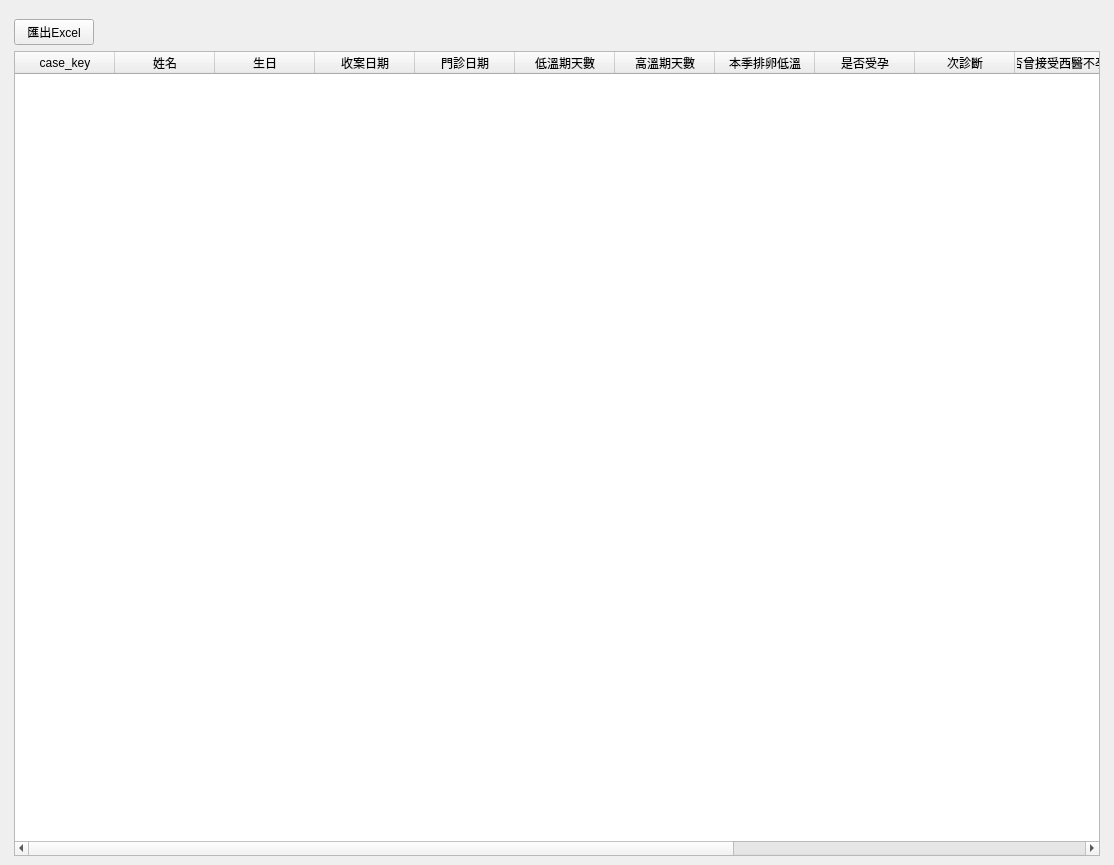
<?xml version="1.0" encoding="UTF-8"?>
<ui version="4.0">
 <class>WindowStatisticsInsPregnantFemale</class>
 <widget class="QMainWindow" name="WindowStatisticsInsPregnantFemale">
  <property name="geometry">
   <rect>
    <x>0</x>
    <y>0</y>
    <width>1114</width>
    <height>865</height>
   </rect>
  </property>
  <property name="windowTitle">
   <string>孕產照護 - 女性</string>
  </property>
  <widget class="QWidget" name="centralwidget">
   <layout class="QHBoxLayout" name="horizontalLayout">
    <item>
     <layout class="QVBoxLayout" name="verticalLayout">
      <property name="leftMargin">
       <number>5</number>
      </property>
      <property name="topMargin">
       <number>10</number>
      </property>
      <property name="rightMargin">
       <number>5</number>
      </property>
      <item>
       <layout class="QHBoxLayout" name="horizontalLayout_3">
        <item>
         <widget class="QPushButton" name="pushButton_export_excel">
          <property name="text">
           <string>匯出Excel</string>
          </property>
          <property name="icon">
           <iconset>
            <normaloff>../icons/document-export.svg</normaloff>../icons/document-export.svg</iconset>
          </property>
         </widget>
        </item>
        <item>
         <spacer name="horizontalSpacer">
          <property name="orientation">
           <enum>Qt::Horizontal</enum>
          </property>
          <property name="sizeHint" stdset="0">
           <size>
            <width>40</width>
            <height>20</height>
           </size>
          </property>
         </spacer>
        </item>
       </layout>
      </item>
      <item>
       <layout class="QVBoxLayout" name="verticalLayout_5">
        <item>
         <layout class="QHBoxLayout" name="horizontalLayout_2">
          <item>
           <widget class="QTableWidget" name="tableWidget_medical_record">
            <property name="editTriggers">
             <set>QAbstractItemView::NoEditTriggers</set>
            </property>
            <property name="alternatingRowColors">
             <bool>true</bool>
            </property>
            <property name="selectionMode">
             <enum>QAbstractItemView::SingleSelection</enum>
            </property>
            <property name="selectionBehavior">
             <enum>QAbstractItemView::SelectRows</enum>
            </property>
            <column>
             <property name="text">
              <string>case_key</string>
             </property>
            </column>
            <column>
             <property name="text">
              <string>姓名</string>
             </property>
            </column>
            <column>
             <property name="text">
              <string>生日</string>
             </property>
            </column>
            <column>
             <property name="text">
              <string>收案日期</string>
             </property>
            </column>
            <column>
             <property name="text">
              <string>門診日期</string>
             </property>
            </column>
            <column>
             <property name="text">
              <string>低溫期天數</string>
             </property>
            </column>
            <column>
             <property name="text">
              <string>高溫期天數</string>
             </property>
            </column>
            <column>
             <property name="text">
              <string>本季排卵低溫</string>
             </property>
            </column>
            <column>
             <property name="text">
              <string>是否受孕</string>
             </property>
            </column>
            <column>
             <property name="text">
              <string>次診斷</string>
             </property>
            </column>
            <column>
             <property name="text">
              <string>是否曾接受西醫不孕治療</string>
             </property>
            </column>
            <column>
             <property name="text">
              <string>生產胎數</string>
             </property>
            </column>
            <column>
             <property name="text">
              <string>流產胎數</string>
             </property>
            </column>
            <column>
             <property name="text">
              <string>總胎數</string>
             </property>
            </column>
            <column>
             <property name="text">
              <string>備註</string>
             </property>
            </column>
           </widget>
          </item>
          <item>
           <layout class="QVBoxLayout" name="verticalLayout_chart"/>
          </item>
         </layout>
        </item>
       </layout>
      </item>
     </layout>
    </item>
   </layout>
  </widget>
  <widget class="QMenuBar" name="menubar">
   <property name="geometry">
    <rect>
     <x>0</x>
     <y>0</y>
     <width>1114</width>
     <height>28</height>
    </rect>
   </property>
  </widget>
  <action name="action_export_excel">
   <property name="icon">
    <iconset>
     <normaloff>../icons/document-export.svg</normaloff>../icons/document-export.svg</iconset>
   </property>
   <property name="text">
    <string>匯出Excel</string>
   </property>
  </action>
 </widget>
 <resources/>
 <connections/>
</ui>
